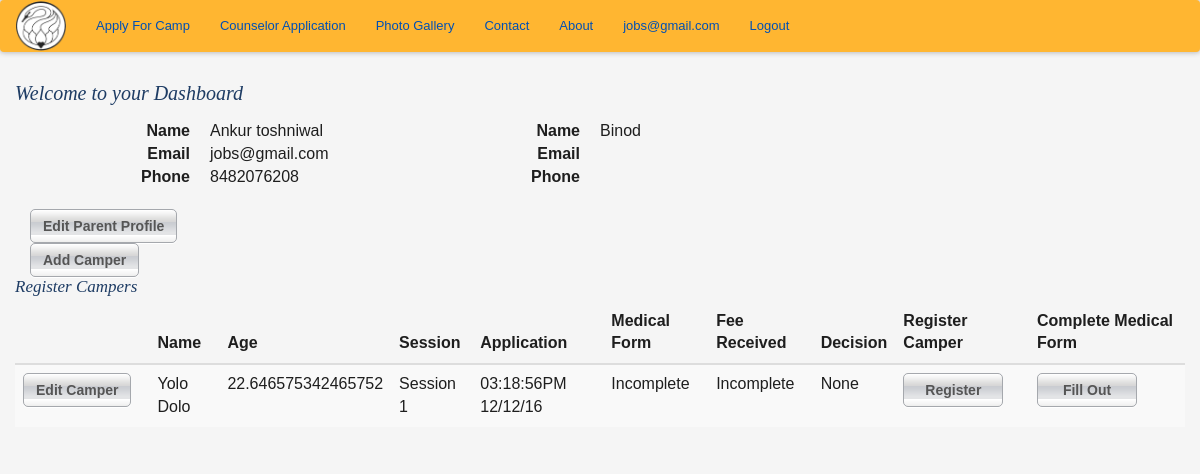
/dashboard (signed in), run on an earlier commit of the app's database.
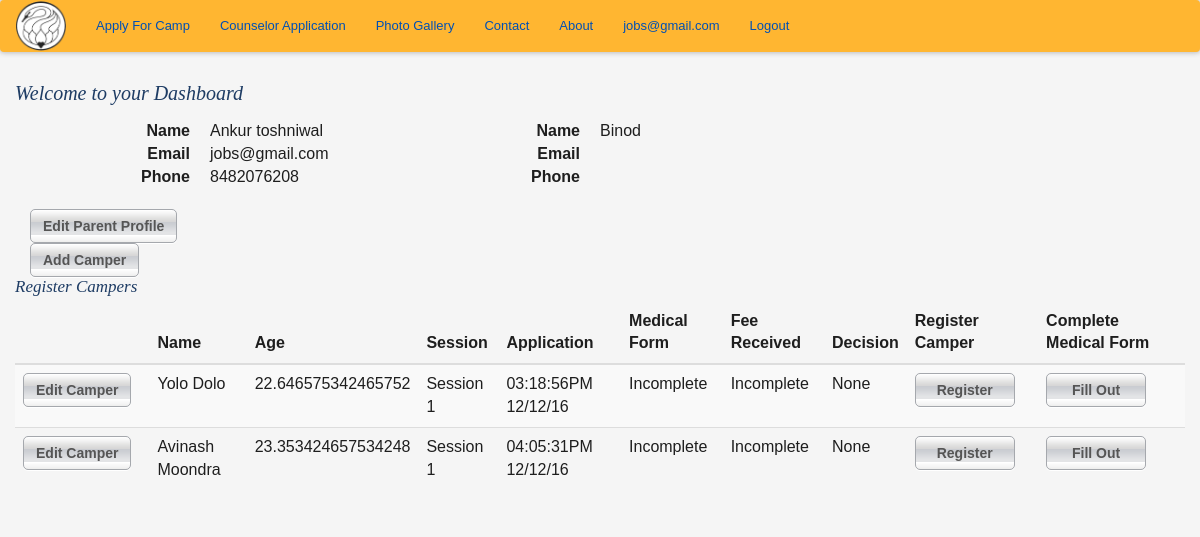
And on a later commit of the database.
### app/models.py (models this page shows, shortened)
class User(UserMixin, db.Model):
    __tablename__ = 'user'
    id = db.Column(db.Integer, primary_key=True)
    email = db.Column(db.String(64), unique=True, index=True)
    password_hash = db.Column(db.String(128))
    parents = db.relationship('Parents', backref='user', uselist=False)
    @property
    def password(self):
        raise AttributeError('password is not a readable attribute')

class Parents(db.Model):
    __tablename__ = 'parents'
    id = db.Column(db.Integer, primary_key = True)
    g1fn = db.Column(db.String(64), index = True)
    g1ln = db.Column(db.String(64), index = True)
    g2fn = db.Column(db.String(64), index = True)
    g2ln = db.Column(db.String(64), index = True)
    g1street = db.Column(db.String(64))
    g1city = db.Column(db.String(64))
    g1state = db.Column(db.String(64))
    g1zipcode = db.Column(db.String(64))
    g1country = db.Column(db.String(64))
    g2street = db.Column(db.String(64))
    g2city = db.Column(db.String(64))
    g2state = db.Column(db.String(64))
    g2zipcode = db.Column(db.String(64))
    g2country = db.Column(db.String(64))
    g1phone = db.Column(db.String(64))
    g2phone = db.Column(db.String(64))
    g2email = db.Column(db.String(64))
    user_id = db.Column(db.Integer, db.ForeignKey('user.id'))
    campers = db.relationship('Camper', backref='parents', lazy='dynamic')

class Camper(db.Model):
    __tablename__ = 'camper'
    id = db.Column(db.Integer, primary_key = True)
    fn = db.Column(db.String(64), index=True)
    ln = db.Column(db.String(64), index=True)
    dob = db.Column(db.Date)
    gender = db.Column(db.String(5))
    street = db.Column(db.String(200))
    state = db.Column(db.String(2))
    country = db.Column(db.String(64))
    zipcode = db.Column(db.String(8))
    campercell = db.Column(db.String(64))
    camperemail = db.Column(db.String(64))
    parents_id = db.Column(db.Integer, db.ForeignKey('parents.id'))
    regs = db.relationship('Camper_Registration', backref='camper', lazy='dynamic')
    def find_active_registration(self):
        current_year = str(datetime.now().year)
        regs = Camper_Registration.query.filter_by(camper_id=self.id).join(Camp_Session, Camper_Registration.camp_session_id==Camp_Session.id).filter_by(year=current_year).first()
        return regs
    @property
    def age(self):
        return ((datetime.now().date() - self.dob).days) / 365

class Camper_Registration(db.Model):
    __tablename__ = 'camper_registration'
    id = db.Column(db.Integer, primary_key = True)
    submission_timestamp = db.Column(db.TIMESTAMP)
    payment_received = db.Column(db.TIMESTAMP)
    registration_complete = db.Column(db.Boolean)
    accepted = db.Column(db.Boolean)
    camper_id = db.Column(db.Integer, db.ForeignKey('camper.id'))
    camp_session_id = db.Column(db.Integer, db.ForeignKey('camp_session.id'))
    gradeinfall = db.Column(db.String(2))
    prevcamper = db.Column(db.Boolean)
    cabin_pal_name = db.Column(db.String(64))
    shirtsize = db.Column(db.String(4))
    emgname = db.Column(db.String(255))
    emgrelation = db.Column(db.String(64))
    emgemail = db.Column(db.String(64))
    emgphone = db.Column(db.String(32))
    accept = db.Column(db.Boolean)
    ppsrelease = db.Column(db.Boolean)
    med_form = db.relationship('Medical_Form', backref=backref("camper_registration", uselist=False))
    def get_session(self):
        session = Camp_Session.query.get(self.camp_session_id)
        return "Session {0}".format(session.session)
    @property
    def sub_time(self):
        return self.submission_timestamp.strftime("%I:%M:%S%p %m/%d/%y")

### app/controller.py (the view)
@app.route('/dashboard', methods=['GET'])
@login_required
def dashboard():
    parents = Parents.query.filter_by(user_id=current_user.id).first()
    if parents is None:
        return redirect(url_for('create_parent_profile'))
    campers = Camper.query.filter_by(parents_id=current_user.parents.id).all()
    regs = {c:c.find_active_registration() for c in campers}
    med = {}
    sess = {}
    for c in campers:
        if regs[c] is None:
            med[c] = None
            sess[c] = "None"
        else:
            sess[c] = regs[c].get_session()
            med[c] = Medical_Form.query.filter_by(camper_registration_id=regs[c].id).first()
            print med[c]
    return render_template('dashboard.html', campers=campers, regs=regs, sess=sess, med=med)

### app/models.py (called while the page is built)
@login_manager.user_loader
def load_user(user_id):
    return User.query.filter_by(email=user_id).first()

### app/templates/dashboard.html (shortened to what this page needs)
{% extends "base_templates/base.html" %}
{% import "bootstrap/wtf.html" as wtf %}
{% block content %}
    <div class= "container">
        <div class="row">
            <h1> Welcome to your Dashboard</h1>
            <div class= "col-md-4">
                <dl class="dl-horizontal">
                    <dt>Name</dt>
                    <dd>{{ current_user.parents.g1fn }} {{ current_user.parents.g1ln }}</dd>
                    <dt>Email</dt>
                    <dd>{{ current_user.email}}</dd>
                    <dt>Phone</dt>
                    <dd>{{ current_user.parents.g1phone }}</dd>
                </dl>
                <a class='btn' href="{{ url_for('edit_parent_profile', parents_id=current_user.parents.id) }}"> Edit Parent Profile</a>
            </div>
            <div class="col-md-4">
                <dl class="dl-horizontal">
                    <dt>Name</dt>
                    <dd>{{ current_user.parents.g2fn }} {{ current_user.parents.g2ln }}</dd>
                    <dt>Email</dt>
                    <dd>{{ current_user.parents.g2email}}</dd>
                    <dt>Phone</dt>
                    <dd>{{ current_user.parents.g2phone }}</dd>
                </dl>
            </div>
            <div class="clearfix"></div>
            <div class="col-md-6"><a class='center-block btn' href="{{url_for('add_camper')}}">Add Camper</a></div>
        </div>
        <div class="row">
            <h2>Register Campers</h2>
            {% if campers|length == 0 %}
                <p>Please Add a Camper to register them</p>
            {% else %}
                <div class="table-responsive">
                    <table class="table table-striped">
                        <thead>
                            <tr>
                                <th></th>
                                <th>Name</th>
                                <th>Age</th>
                                <th>Session</th>
                                <th>Application</th>
                                <th>Medical Form</th>
                                <th>Fee Received</th>
                                <th>Decision</th>
                                <th>Register Camper</th>
                                <th>Complete Medical Form</th>
                            </tr>
                        </thead>
                        {% for camper in campers %}
                        <tr>
                            <td><a class="btn" href="{{ url_for('edit_camper', camper_id=camper.id) }}">Edit Camper</a></td>
                            <td>{{camper.fn}} {{camper.ln}}</td>
                            <td>{{camper.age}}</td>
                            <td>{{sess[camper]}}</td>
                            {% if regs[camper] == None %}
                                <td>Incomplete</td>
                            {% else %}
                                <td>{{regs[camper].sub_time}}</td>
                            {% endif %}
                            {% if med[camper] == None %}
                                <td>Incomplete</td>
                            {% else %}
                                <td>{{med[camper].sub_time}}</td>
                            {% endif %}
                            <td>Incomplete</td>
                            <td>None</td>
                            <td><a class="btn" href="{{ url_for('register_camper', camper_id=camper.id) }}">Register</a></td>
                            <td><a class="btn" href="{{ url_for('medical_form', camper_id=camper.id) }}">Fill Out</a></td>
                        </tr>
                        {% endfor %}
                    </table>
                </div>
            {% endif %}
        </div>
    </div>
{% endblock %}

### app/templates/base_templates/base.html (shortened to what this page needs)
<html>
{% extends 'bootstrap/base.html' %}
{% block head %}
    {{super()}}
{% endblock %}
{% block styles %}
    {{super()}}
    <link href="/static/css/newstyles.css" rel="stylesheet" media="screen">
    <link href="/static/css/style.css" rel="stylesheet" media="screen">
{% endblock %}

### app/templates/base_templates/nav.html
<nav class="navbar navbar-dark">
  <a class="navbar-brand" href="{{ url_for('home') }}"><img style="width: 50px;" src="static/images/hhsclogo.png"></a>
  <ul class="nav navbar-nav">
    <li class="nav-item">
      <a class="nav-link" href="{{ url_for('auth.create_account') }}">Apply For Camp</a>
    </li>
    <li class="nav-item">
      <a class="nav-link" href="#">Counselor Application</a>
    </li>
    <li>
      <a>Photo Gallery</a>
    </li>
    <li>
      <a>Contact</a>
    </li>
    <li>
      <a>About</a>
    </li>
    {% if current_user.is_authenticated() %}
    <li class="nav-item pull-right">
      <a href="{{url_for('auth.logout')}}">Logout</a>
    </li>
    <li class= "nav-item pull-right">
      <a href="{{url_for('dashboard')}}">{{ current_user.email }}</a>
    </li>
    {% endif %}
  </ul>
</nav>

### app/static/css/newstyles.css (style rules this page uses)
.navbar { background-color: #ffb631; box-shadow: 0px 0px 5px 1px #bbb; }
.navbar-brand { padding: 0px 15px; }
dl { font-size: 16px; }

### app/static/css/style.css (style rules this page uses)
html { font-size: 100%; -webkit-text-size-adjust: 100%; -ms-text-size-adjust: 100%; }
html, body { border: 0; margin: 0; height: 100%; min-height: 100%; }
body { color: #1e1e1e; font: 13px/1.231 arial, helvetica, sans-serif; background: #f5f5f5; }
img { border: 0; vertical-align: middle; -ms-interpolation-mode: bicubic; }
a, a:visited { color: #0050b4; }
h1, h2 { margin: 10px 0 15px; padding: 0; font: italic 20px georgia, serif; color: #1e3c64; }
h2 { margin: 0 0 5px; font-size: 17px; }
ul { margin: 0; padding: 0; list-style: none; }
.btn { display: inline-block; border: 1px solid #a5a8ad; border-radius: 5px; margin: 0 10px 0 0; min-width: 100px; white-space: nowrap; text-align: center; font-weight: 700; color: #555; background: #e3e4e6 url(../img/btn.png) repeat-x; box-shadow: 0 1px 0 #fff; }

What changed in the data, as far as the page shows it:
added Camper: fn "Avinash", ln "Moondra", age "23.353424657534248", sess "Session 1"
added Camper_Registration: submission_timestamp "04:05:31PM 12/12/16"
